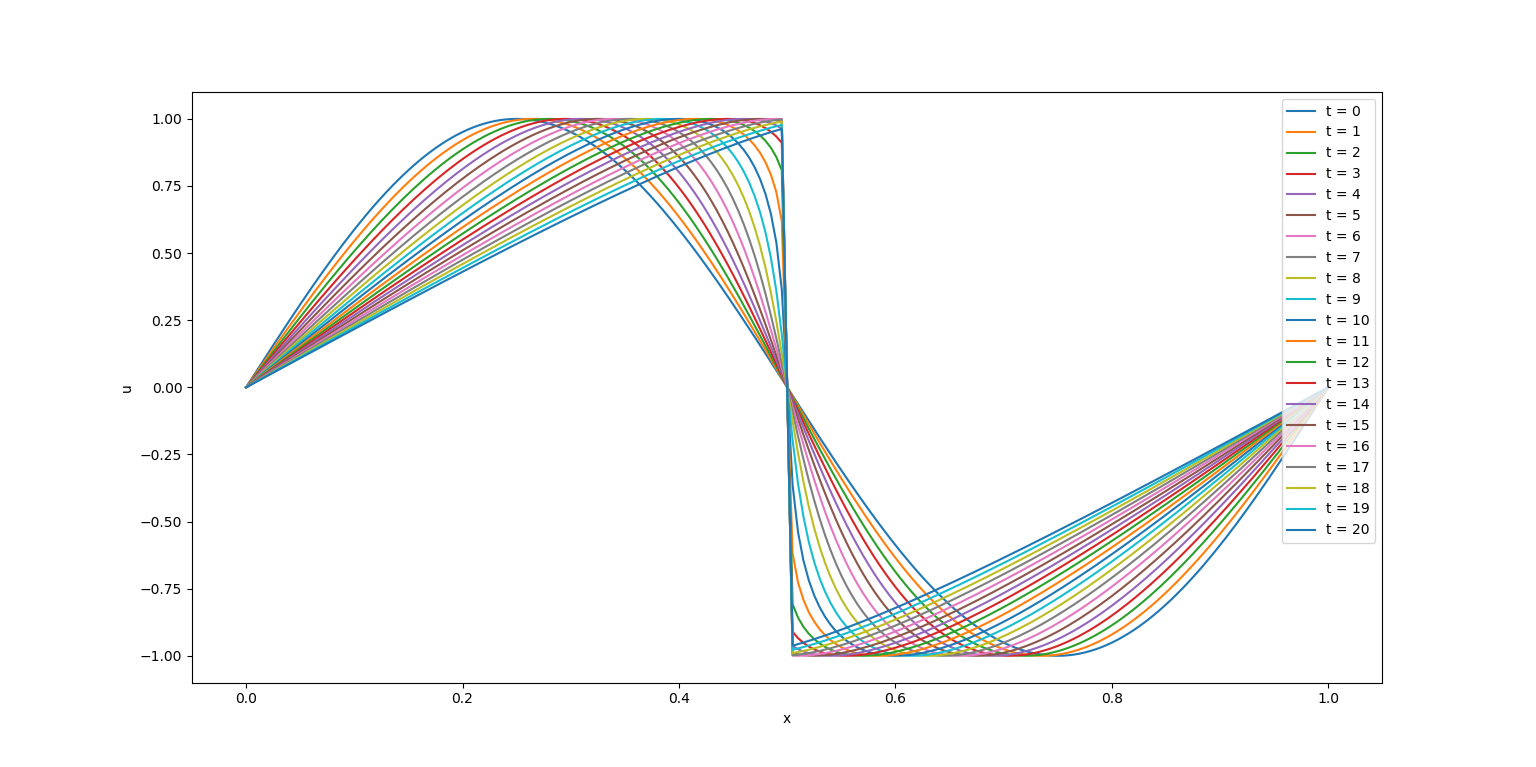

Generate this figure with Python:
#!/usr/bin/python

#################################################
# 3D Navier-Stokes/Euler solver
# Sk. Mashfiqur Rahman
# Oklahoma State University
# CWID: A20102717
#################################################

import numpy as np
import matplotlib.pyplot as plt

# domain
x0 = 0.
xL = 1.

nx = 200
dx = (xL - x0)/float(nx)

x = np.empty(nx+1)
u = np.empty(nx+1)

for i in range(nx+1):
    x[i] = x0 + float(i)*dx

Tmax = 0.3
nt = 2000
nf = 20
kf = nt/nf
dt = Tmax/float(nt)
t = 0.

for i in range(nx+1):
    u[i] = np.sin(2.*np.pi*x[i])
u[0] = 0.
u[nx] = 0.
plot = [u]


def w3(a, b, c):
    eps = 1.e-6
    q1 = -0.5*a + 1.5*b
    q2 = 0.5*b + 0.5*c

    s1 = (b-a)**2
    s2 = (c-b)**2

    a1 = (1./3.)/(eps+s1)**2
    a2 = (2./3.)/(eps+s2)**2
    f = (a1*q1 + a2*q2)/(a1 + a2)

    return f


def rhs_weno(nx,dx,_u):
    q = np.empty(nx+3)
    r = np.empty(nx-1)
    for i in range(0, nx+1):
        q[i+1] = _u[i]
    q[0] = 2.*q[1] - q[2]
    q[nx+2] = 2.*q[nx+1] - q[nx]

    for i in range(1, nx):
        if _u[i] >= 0.:
            v1 = (q[i] - q[i-1])/dx
            v2 = (q[i+1] - q[i])/dx
            v3 = (q[i+2] - q[i+1])/dx

            g = w3(v1, v2, v3)
            r[i-1] = -_u[i]*g

        else:
            v1 = (q[i+3] - q[i+2])/dx
            v2 = (q[i+2] - q[i+1])/dx
            v3 = (q[i+1] - q[i])/dx

            g = w3(v1, v2, v3)
            r[i-1] = -_u[i]*g

    return r


def weno(nx, dx, dt, _u):
    v = np.empty(nx+1)
    v[0] = _u[0]
    v[nx] = _u[nx]

    r = rhs_weno(nx, dx, _u)
    for i in range(1,nx):
        v[i] = _u[i] + dt*r[i-1]

    r = rhs_weno(nx, dx, v)
    for i in range(1,nx):
        v[i] = 0.75*_u[i] + 0.25*v[i] + 0.25*dt*r[i-1]

    r = rhs_weno(nx, dx, v)
    for i in range(1,nx):
        v[i] = 1./3.*_u[i] + 2./3.*v[i] + 2./3.*dt*r[i-1]

    return v


# main function
for k in range(1, nt+1):

    u = weno(nx, dx, dt, u)
    t = t + dt

    if (k % kf) == 0:
        plot.append(u)
        # plt.figure()
        # plt.plot(x, u, label='t=final time')
        # plt.show()

plt.figure()
for i in range(nf+1):
    plt.plot(x, plot[i], linewidth=1.5, label=r't = '+str(i))
plt.ylabel('u')
plt.xlabel('x')
plt.legend(fontsize=10)
plt.tick_params(axis='both', labelsize=10)
plt.savefig('burgers1d.png', dpi = 1000)
plt.show()
